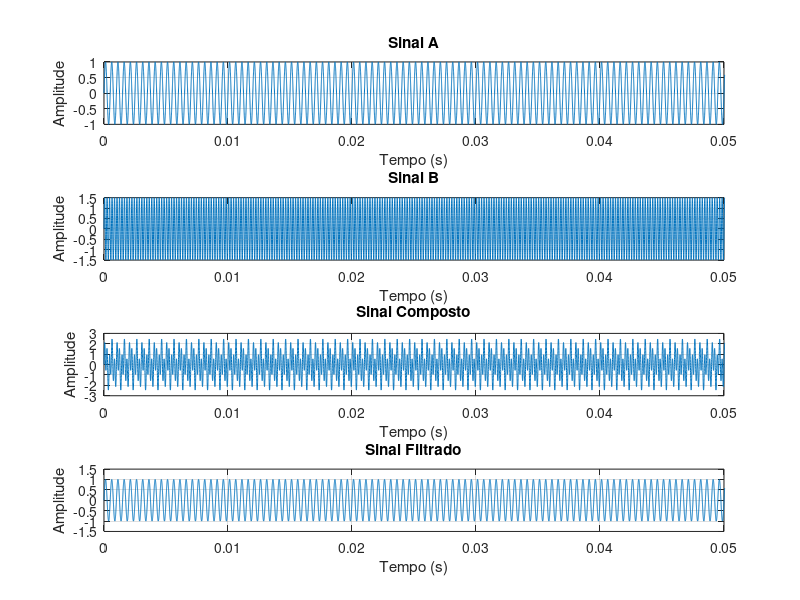
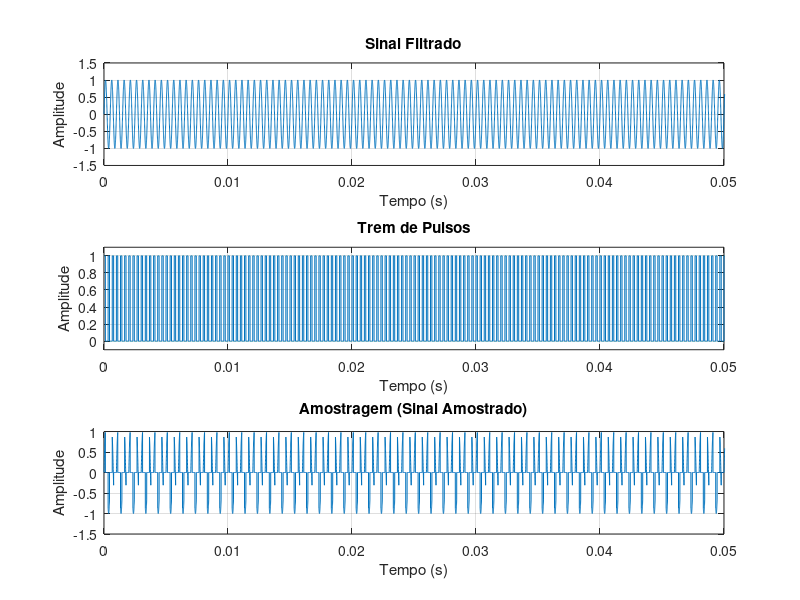
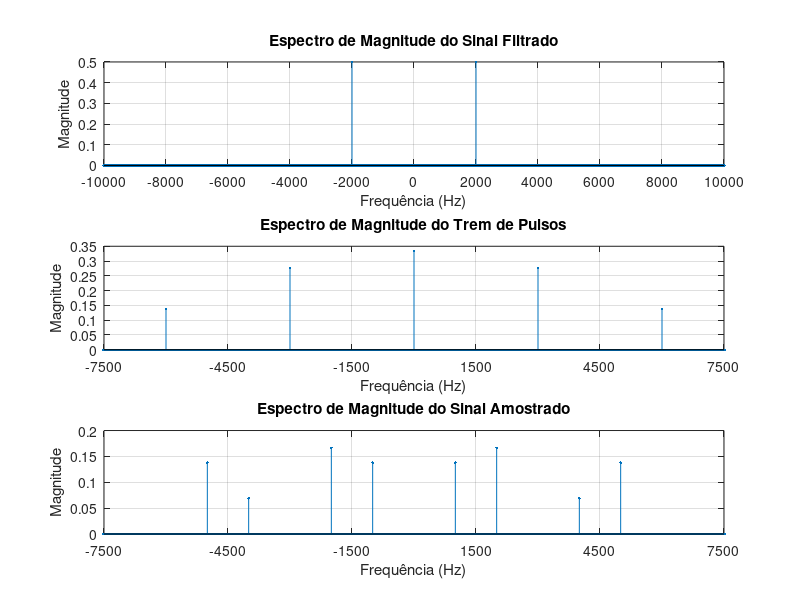
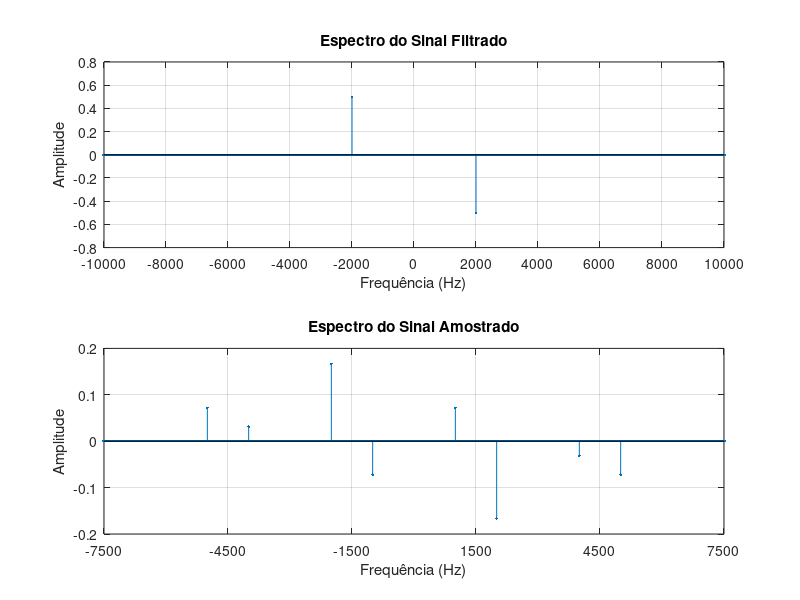

Here is the MATLAB script that generated these plots, in order:
clear;
clc;
close all;

pkg load signal;

f1 = 2e3;        % Frequencia do Sinal A (util)
f2 = 5e3;        % Frequencia do Sinal B (fora da banda permitida)
A1 = 1.0;        % Amplitude do Sinal A
A2 = 1.5;        % Amplitude do Sinal B

fs = 3e3;      % Frequencia de amostragem
Ts = 1/fs;       % Periodo de amostragem
fAnalog = 360e3; % Frequencia da grade computacional (emula tempo continuo)
Ta = 1/fAnalog;  % Passo da grade computacional
tempoTotal = 1;% Tempo total de simulação
t = 0:Ta:tempoTotal-Ta;% Grade computacional
nPAnalog = length(t);% Total de pontos da grade
fCorte = 3e3;    % Frequencia de corte do filtro passa baixas anti aliasing

duty = 1/3;      % Duty cycle do pulso
d = duty*Ts;     % Largura do pulso em segundos

sinalA = A1*sin(2*pi*f1*t);% Sinal a ser amostrado
sinalB = A2*sin(2*pi*f2*t);% Sinal fora da banda
sinalComposto = sinalA + sinalB;

% Emulando um filtro ideal anti-aliasing
filtroIdeal = zeros(1,nPAnalog);

for i = 1:nPAnalog
    fAtual = (i-1)*(fAnalog/nPAnalog);

    if fAtual <= fCorte || fAtual >= (fAnalog-fCorte)
        filtroIdeal(i) = 1;
    else
        filtroIdeal(i) = 0;
    end
end

sinalCompostoFFT = fft(sinalComposto);
sinalFiltradoFFT = sinalCompostoFFT .* filtroIdeal;
sinalFiltrado = real(ifft(sinalFiltradoFFT));

kPasso = round(fAnalog / fs);
kPulso = round(duty * kPasso);

% Trem de pulsos retangulares para amostragem natural
tremPulsos = zeros(1,nPAnalog);
tremPulsos(mod(0:nPAnalog-1, kPasso) < kPulso) = 1;
dutyReal = mean(tremPulsos); % c0 medido do trem de pulsos

sinalAmostrado = sinalFiltrado .* tremPulsos;% Amostragem natural: x(t) * p(t)

% Figura 1: Sinais no tempo (4 subplots)
figure;

subplot(4,1,1);
plot(t,sinalA);
grid on;
xlabel('Tempo (s)');
ylabel('Amplitude');
title('Sinal A');
xlim([0 0.05]);

subplot(4,1,2);
plot(t,sinalB);
grid on;
xlabel('Tempo (s)');
ylabel('Amplitude');
title('Sinal B');
xlim([0 0.05]);

subplot(4,1,3);
plot(t,sinalComposto);
grid on;
xlabel('Tempo (s)');
ylabel('Amplitude');
title('Sinal Composto');
xlim([0 0.05]);

subplot(4,1,4);
plot(t,sinalFiltrado);
grid on;
xlabel('Tempo (s)');
ylabel('Amplitude');
title('Sinal Filtrado');
xlim([0 0.05]);

saveas(gcf, sprintf('Natural_fs_%gHz_01_Sinais_No_Tempo.png', fs));

% Figura 2: Processo de amostragem no tempo (3 subplots - sem o 4° gráfico)
figure;

subplot(3,1,1);
plot(t,sinalFiltrado);
grid on;
xlabel('Tempo (s)');
ylabel('Amplitude');
title('Sinal Filtrado');
xlim([0 0.05]);

subplot(3,1,2);
plot(t,tremPulsos);
grid on;
xlabel('Tempo (s)');
ylabel('Amplitude');
title('Trem de Pulsos');
xlim([0 0.05]);
ylim([-0.1 1.1]);

subplot(3,1,3);
plot(t,sinalAmostrado);
grid on;
xlabel('Tempo (s)');
ylabel('Amplitude');
title('Amostragem (Sinal Amostrado)');
xlim([0 0.05]);

saveas(gcf, sprintf('Natural_fs_%gHz_02_Processo_De_Amostragem.png', fs));

f = (-nPAnalog/2:nPAnalog/2-1)*(fAnalog/nPAnalog);

sinalFiltradoFFT_plot = fftshift(fft(sinalFiltrado))/nPAnalog;
tremPulsosFFT_plot = fftshift(fft(tremPulsos))/nPAnalog;
sinalAmostradoFFT_plot = fftshift(fft(sinalAmostrado))/nPAnalog;

% Figura 3: Espectros de Magnitude (3 subplots)
figure;

subplot(3,1,1);
stem(f,abs(sinalFiltradoFFT_plot),'.');
grid on;
xlabel('Frequência (Hz)');
ylabel('Magnitude');
title('Espectro de Magnitude do Sinal Filtrado');
xlim([-10000 10000]);
xticks(-10000:2000:10000);

subplot(3,1,2);
stem(f,abs(tremPulsosFFT_plot),'.');
grid on;
xlabel('Frequência (Hz)');
ylabel('Magnitude');
title('Espectro de Magnitude do Trem de Pulsos');
xlim([-2.5*fs 2.5*fs]);
xticks(-2.5*fs : fs : 2.5*fs);

subplot(3,1,3);
stem(f,abs(sinalAmostradoFFT_plot),'.');
grid on;
xlabel('Frequência (Hz)');
ylabel('Magnitude');
title('Espectro de Magnitude do Sinal Amostrado');
xlim([-2.5*fs 2.5*fs]);
xticks(-2.5*fs : fs : 2.5*fs);

saveas(gcf, sprintf('Natural_fs_%gHz_03_Espectros_De_Magnitude.png', fs));

% Figura 4: Espectros com foco na parte imaginária (2 subplots)
figure;

subplot(2,1,1);
stem(f,imag(sinalFiltradoFFT_plot),'.');
grid on;
xlabel('Frequência (Hz)');
ylabel('Amplitude');
title('Espectro do Sinal Filtrado');
xlim([-10000 10000]);
xticks(-10000:2000:10000);

subplot(2,1,2);
stem(f,imag(sinalAmostradoFFT_plot),'.');
grid on;
xlabel('Frequência (Hz)');
ylabel('Amplitude');
title('Espectro do Sinal Amostrado');
xlim([-2.5*fs 2.5*fs]);
xticks(-2.5*fs : fs : 2.5*fs);

saveas(gcf, sprintf('Natural_fs_%gHz_04_Espectros_Do_Sinal_Imag.png', fs));

% Reconstrução por filtro passa-baixas ideal
fCorteReconstrucao = fs/2;
filtroReconstrucao = zeros(1,nPAnalog);

for i = 1:nPAnalog
    fAtual = (i-1)*(fAnalog/nPAnalog);
    if fAtual <= fCorteReconstrucao || fAtual >= (fAnalog-fCorteReconstrucao)
        filtroReconstrucao(i) = 1;
    else
        filtroReconstrucao(i) = 0;
    end
end

% Compensação da atenuação do pulso dividindo pelo duty cycle real
sinalReconstruidoFFT = fft(sinalAmostrado) .* filtroReconstrucao / dutyReal;
sinalReconstruido = real(ifft(sinalReconstruidoFFT));

filtroReconstrucaoPlot = fftshift(filtroReconstrucao);
sinalReconstruidoFFT_plot = fftshift(sinalReconstruidoFFT)/nPAnalog;

% Etapa de Reconstrução
figure;

subplot(4,1,1);
stem(f,imag(sinalAmostradoFFT_plot),'.');
grid on;
xlabel('Frequência (Hz)');
ylabel('Amplitude');
title('Espectro do Sinal Amostrado');
xlim([-2.5*fs 2.5*fs]);
xticks(-2.5*fs : fs : 2.5*fs);

subplot(4,1,2);
plot(f,filtroReconstrucaoPlot);
grid on;
xlabel('Frequência (Hz)');
ylabel('Ganho');
title('Filtro Ideal de Reconstrução');
xlim([-2.5*fs 2.5*fs]);
xticks(-2.5*fs : fs : 2.5*fs);
ylim([-0.2 1.2]);

subplot(4,1,3);
stem(f,imag(sinalReconstruidoFFT_plot),'.');
grid on;
xlabel('Frequência (Hz)');
ylabel('Amplitude');
title('Espectro do Sinal Reconstruído');
xlim([-2.5*fs 2.5*fs]);
xticks(-2.5*fs : fs : 2.5*fs);

subplot(4,1,4);
plot(t, sinalFiltrado, 'DisplayName', 'Sinal Filtrado');
hold on;
plot(t, sinalReconstruido, '--', 'DisplayName', 'Sinal Reconstruído');
grid on;
xlabel('Tempo (s)');
ylabel('Amplitude');
title('Comparação: Sinal Filtrado vs Sinal Reconstruído');
xlim([0 0.05]);
legend('Location', 'northeast');
hold off;

saveas(gcf, sprintf('Natural_fs_%gHz_05_Reconstrucao_E_Comparacao.png', fs));
